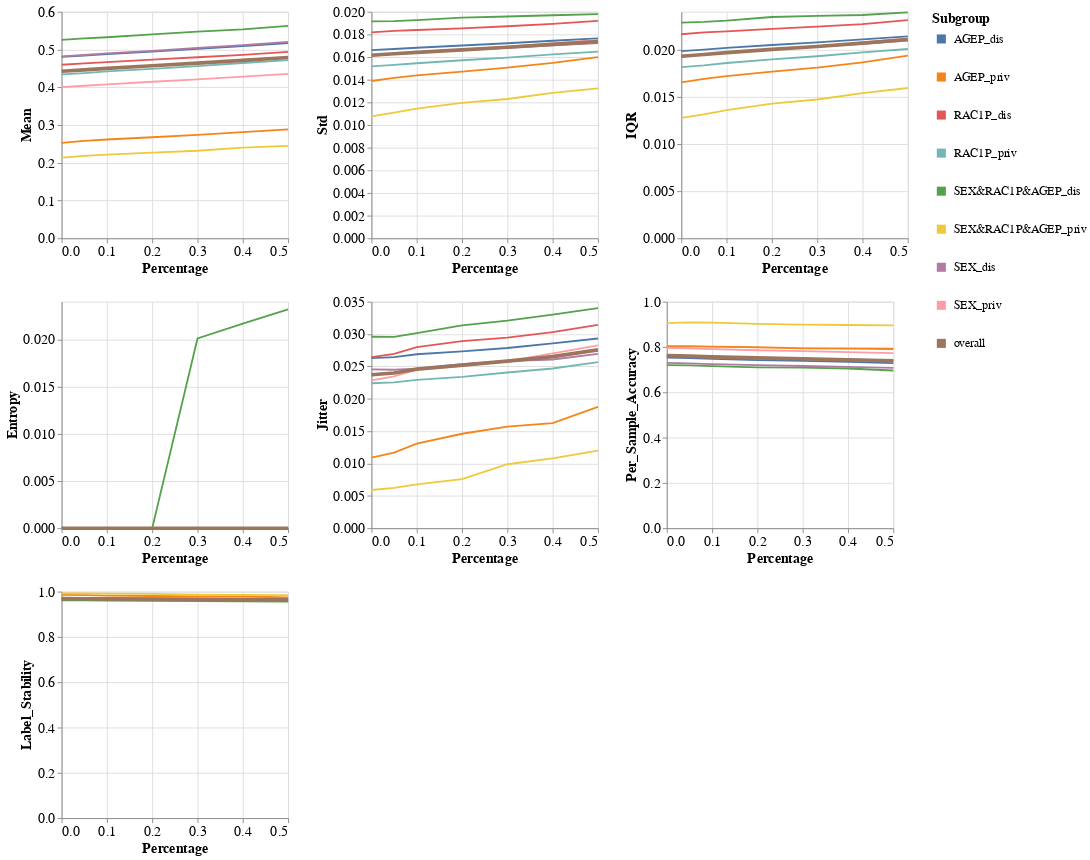

Notebook code cell kept with this figure:
### Markdown cell above
### Subgroup metrics per dataset, experiment iteration, and model

### Code cell
visualizer.create_subgroups_grid_pct_lines_plot(model_name=MODEL_NAMES[1],
                                                target_preprocessing_technique=PREPROCESSING_TECHNIQUES[0],
                                                subgroup_metrics_type='variance')
